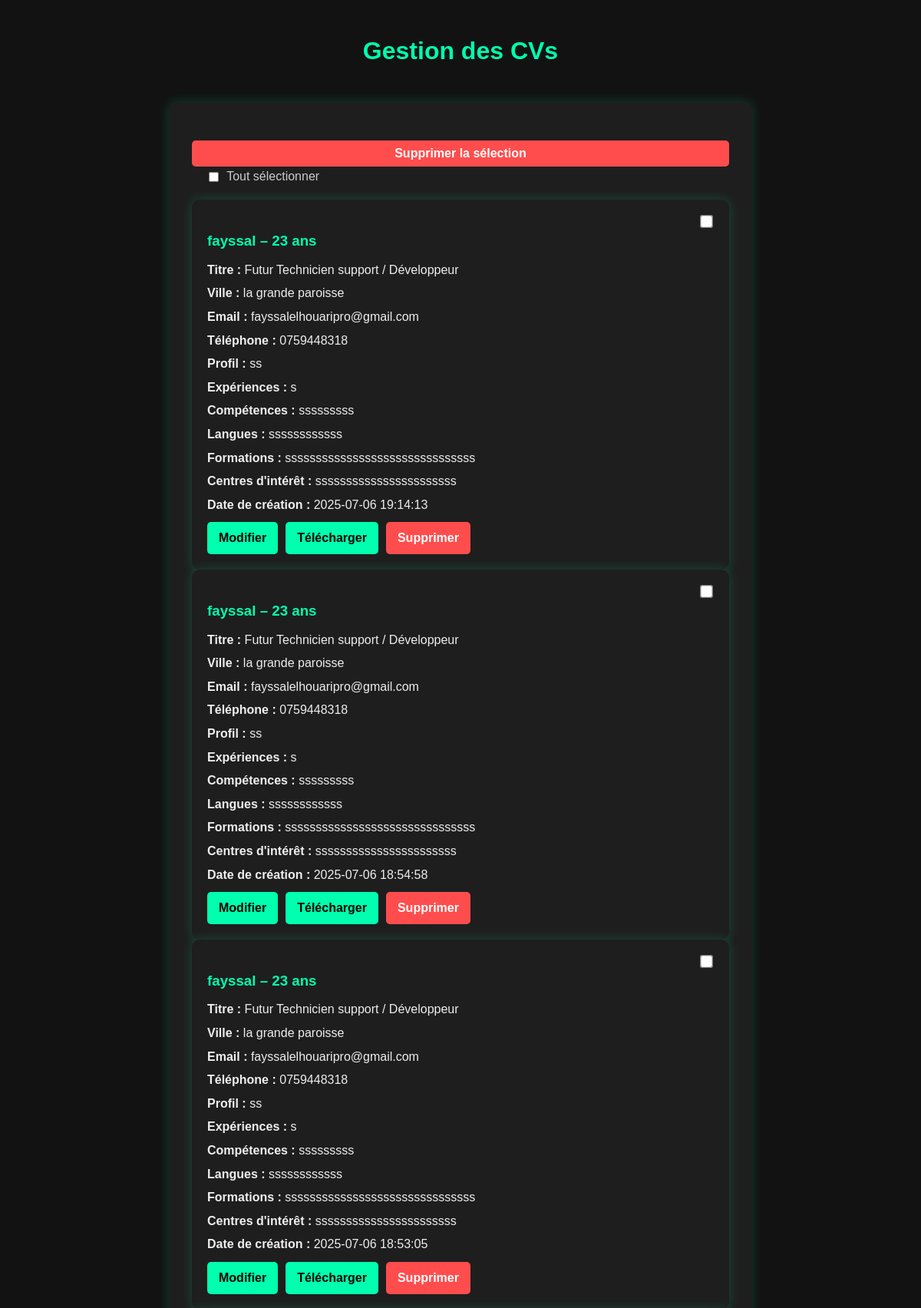
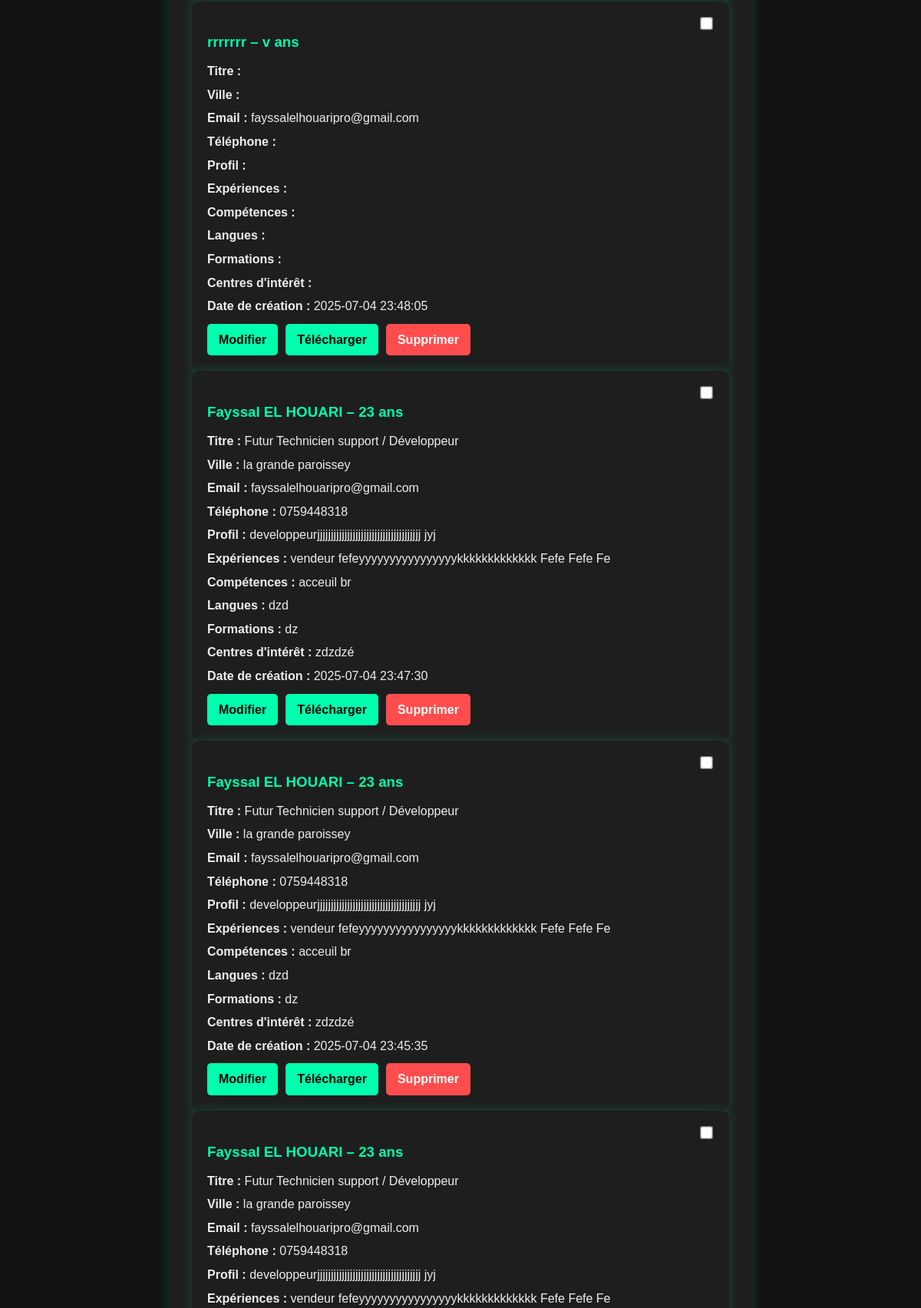
The page /admin (upper part) on the database its author committed (2 pictures, top to bottom).
### tables this page shows
CREATE TABLE cvs (
            id INTEGER PRIMARY KEY AUTOINCREMENT,
            nom TEXT,
            age TEXT,
            titre TEXT,
            ville TEXT,
            email TEXT,
            telephone TEXT,
            profil TEXT,
            experiences TEXT,
            competences TEXT,
            langues TEXT,
            formations TEXT,
            interets TEXT,
            created_at TIMESTAMP DEFAULT CURRENT_TIMESTAMP
        );

### app.py (the view)
@app.route('/admin')
def admin():
    conn = sqlite3.connect("cv_data.db")
    conn.row_factory = sqlite3.Row
    cursor = conn.cursor()
    cursor.execute('''
        CREATE TABLE IF NOT EXISTS cvs (
            id INTEGER PRIMARY KEY AUTOINCREMENT,
            nom TEXT,
            age TEXT,
            titre TEXT,
            ville TEXT,
            email TEXT,
            telephone TEXT,
            profil TEXT,
            experiences TEXT,
            competences TEXT,
            langues TEXT,
            formations TEXT,
            interets TEXT,
            created_at TIMESTAMP DEFAULT CURRENT_TIMESTAMP
        )
    ''')
    cursor.execute("SELECT * FROM cvs ORDER BY created_at DESC")
    rows = cursor.fetchall()
    cursor.execute('''
        CREATE TABLE IF NOT EXISTS lettres (
            id INTEGER PRIMARY KEY AUTOINCREMENT,
            nom TEXT,
            adresse TEXT,
            ville TEXT,
            email TEXT,
            tel TEXT,
            date_ville TEXT,
            sujet TEXT,
            competences TEXT,
            experience TEXT,
            qualites TEXT,
            created_at TIMESTAMP DEFAULT CURRENT_TIMESTAMP
        )
    ''')
    cursor.execute("SELECT * FROM lettres ORDER BY created_at DESC")
    lettres = cursor.fetchall()
    conn.close()
    return render_template("admin.html", rows=rows, lettres=lettres)

### templates/admin.html (shortened to what this page needs)
<!DOCTYPE html>
<html lang="fr">
<head>
    <link rel="stylesheet" href="/static/styles.css">
</head>
<body>
    <h1>Gestion des CVs</h1>
    <div class="container">
        <form id="bulk-delete-form" method="post" action="/delete_bulk" onsubmit="return confirm('Supprimer tous les CV sélectionnés ?');">
            <div style="margin-bottom: 18px;">
                <button class="action-btn delete-btn" type="submit" id="delete-selected-cv" disabled>Supprimer la sélection</button>
                <label style="margin-left:18px;cursor:pointer;">
                    <input type="checkbox" id="select-all-cv" style="vertical-align:middle;margin-right:6px;"> Tout sélectionner
                </label>
            </div>
            {% for row in rows %}
            <div class="cv-panel">
                <input type="checkbox" name="ids" value="{{ row['id'] }}" class="cv-checkbox" style="float:right;transform:scale(1.3);margin-top:2px;">
                <h3>{{ row['nom'] }} – {{ row['age'] }} ans</h3>
                <p><strong>Titre :</strong> {{ row['titre'] }}</p>
                <p><strong>Ville :</strong> {{ row['ville'] }}</p>
                <p><strong>Email :</strong> {{ row['email'] }}</p>
                <p><strong>Téléphone :</strong> {{ row['telephone'] }}</p>
                <p><strong>Profil :</strong> {{ row['profil'] }}</p>
                <p><strong>Expériences :</strong> {{ row['experiences'] }}</p>
                <p><strong>Compétences :</strong> {{ row['competences'] }}</p>
                <p><strong>Langues :</strong> {{ row['langues'] }}</p>
                <p><strong>Formations :</strong> {{ row['formations'] }}</p>
                <p><strong>Centres d'intérêt :</strong> {{ row['interets'] }}</p>
                <p><strong>Date de création :</strong> {{ row['created_at'] }}</p>
                <div class="cv-actions">
                    <a href="/edit/{{ row['id'] }}" class="action-btn" style="text-decoration:none;display:inline-block;">Modifier</a>
                    <a href="/download/{{ row['id'] }}" class="action-btn" style="text-decoration:none;display:inline-block;">Télécharger</a>
                    <a href="/delete/{{ row['id'] }}" onclick="event.preventDefault(); if(confirm('Supprimer ce CV ?')) { var f=document.createElement('form'); f.method='POST'; f.action=this.href; document.body.appendChild(f); f.submit(); }" class="action-btn delete-btn" style="text-decoration:none;display:inline-block;">Supprimer</a>
                </div>
            </div>
            {% endfor %}
        </form>
    </div>
</body>
</html>
</html>
</body>
</html>

### static/styles.css (style rules this page uses)
body { background-color: #121212; color: #E0E0E0; font-family: 'Segoe UI', sans-serif; margin: 0; padding: 0; line-height: 1.6; }
.container { max-width: 700px; margin: 40px auto; padding: 30px; background-color: #1E1E1E; border-radius: 10px; box-shadow: 0 0 15px rgba(0, 255, 170, 0.2); }
h2, h1 { text-align: center; margin-bottom: 30px; color: #00ffae; }
label { display: block; margin-bottom: 10px; color: #ccc; }
button, .btn { display: block; width: 100%; background-color: #00ffae; border: none; color: #000; padding: 12px; font-size: 16px; border-radius: 5px; font-weight: bold; cursor: pointer; transition: background-color 0.3s; margin-top: 20px; text-align: center; text-decoration: none; }
::placeholder { color: #888; opacity: 1; }

### templates/admin.html (style rules this page uses)
body { background: #121212; color: #eee; font-family: sans-serif; padding: 20px; }
.container { display: flex; flex-direction: column; gap: 20px; }
.cv-panel { background-color: #1e1e1e; padding: 20px; border-radius: 10px; box-shadow: 0 0 15px rgba(0, 255, 170, 0.2); }
.cv-panel h3 { color: #00ffae; margin-bottom: 10px; }
.cv-panel p { margin: 5px 0; }
.cv-actions { display: flex; gap: 10px; margin-top: 10px; }
.action-btn { background-color: #00ffae; color: #000; border: none; padding: 8px 15px; border-radius: 5px; cursor: pointer; font-weight: bold; transition: background-color 0.3s; }
.delete-btn { background-color: #ff4d4d; color: white; }

### rows shown on the page
cvs: nom "fayssal", age "23", titre "Futur Technicien support / Développeur", ville "la grande paroisse", email "fayssalelhouaripro@gmail.com", telephone "0759448318", profil "ss", experiences "s", competences "sssssssss", langues "ssssssssssss", formations "sssssssssssssssssssssssssssssss", interets "sssssssssssssssssssssss", created_at "2025-07-06 19:14:13"
cvs: nom "fayssal", age "23", titre "Futur Technicien support / Développeur", ville "la grande paroisse", email "fayssalelhouaripro@gmail.com", telephone "0759448318", profil "ss", experiences "s", competences "sssssssss", langues "ssssssssssss", formations "sssssssssssssssssssssssssssssss", interets "sssssssssssssssssssssss", created_at "2025-07-06 18:54:58"
cvs: nom "fayssal", age "23", titre "Futur Technicien support / Développeur", ville "la grande paroisse", email "fayssalelhouaripro@gmail.com", telephone "0759448318", profil "ss", experiences "s", competences "sssssssss", langues "ssssssssssss", formations "sssssssssssssssssssssssssssssss", interets "sssssssssssssssssssssss", created_at "2025-07-06 18:53:05"
cvs: nom "rrrrrrr", age "v", email "fayssalelhouaripro@gmail.com", created_at "2025-07-04 23:48:05"
cvs: nom "Fayssal EL HOUARI", age "23", titre "Futur Technicien support / Développeur", ville "la grande paroissey", email "fayssalelhouaripro@gmail.com", telephone "0759448318", profil "developpeurjjjjjjjjjjjjjjjjjjjjjjjjjjjjjjjjjjjjjj jyj", experiences "vendeur fefeyyyyyyyyyyyyyyyykkkkkkkkkkkkk Fefe Fefe Fe", competences "acceuil br", langues "dzd", formations "dz", interets "zdzdzé", created_at "2025-07-04 23:47:30"
cvs: nom "Fayssal EL HOUARI", age "23", titre "Futur Technicien support / Développeur", ville "la grande paroissey", email "fayssalelhouaripro@gmail.com", telephone "0759448318", profil "developpeurjjjjjjjjjjjjjjjjjjjjjjjjjjjjjjjjjjjjjj jyj", experiences "vendeur fefeyyyyyyyyyyyyyyyykkkkkkkkkkkkk Fefe Fefe Fe", competences "acceuil br", langues "dzd", formations "dz", interets "zdzdzé", created_at "2025-07-04 23:45:35"
cvs: nom "Fayssal EL HOUARI", age "23", titre "Futur Technicien support / Développeur", ville "la grande paroissey", email "fayssalelhouaripro@gmail.com", telephone "0759448318", profil "developpeurjjjjjjjjjjjjjjjjjjjjjjjjjjjjjjjjjjjjjj jyj", experiences "vendeur fefeyyyyyyyyyyyyyyyykkkkkkkkkkkkk Fefe Fefe Fe"
